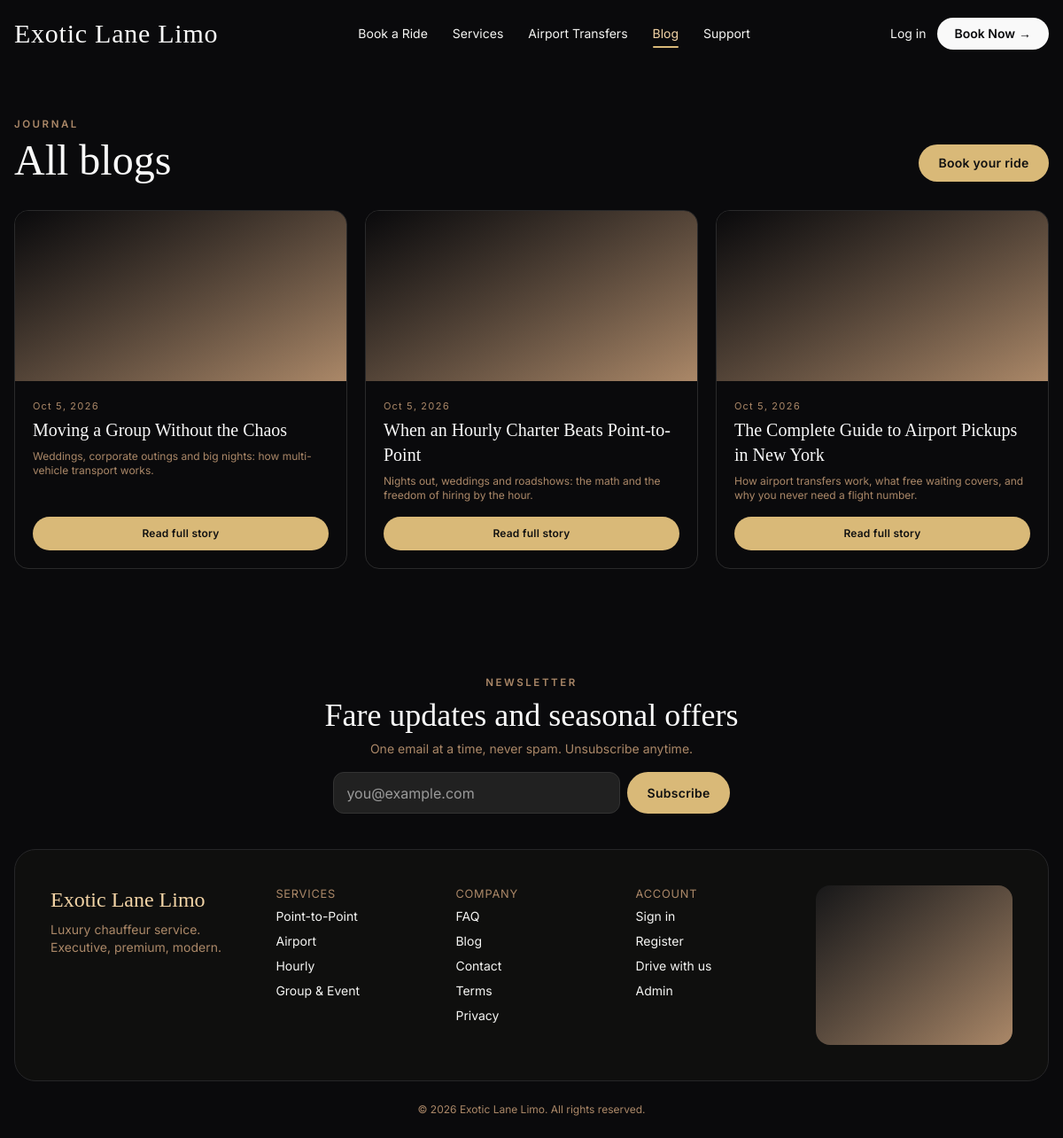
Page /services/blogs/index.php on the committed database.
### tables this page shows
CREATE TABLE IF NOT EXISTS blog_posts (
  id BIGINT UNSIGNED NOT NULL AUTO_INCREMENT PRIMARY KEY,
  slug VARCHAR(150) NOT NULL,
  title VARCHAR(190) NOT NULL,
  excerpt VARCHAR(255) NULL,
  body MEDIUMTEXT NULL,
  cover VARCHAR(255) NULL,
  meta_title VARCHAR(190) NULL,
  meta_description VARCHAR(255) NULL,
  meta_keywords VARCHAR(255) NULL,
  status ENUM('draft','published') NOT NULL DEFAULT 'draft',
  published_at DATETIME NULL,
  created_at DATETIME NOT NULL DEFAULT CURRENT_TIMESTAMP,
  updated_at DATETIME NOT NULL DEFAULT CURRENT_TIMESTAMP ON UPDATE CURRENT_TIMESTAMP,
  UNIQUE KEY uq_blog_slug (slug),
  KEY idx_blog_status (status, published_at)
);

### app/Helpers/functions.php (called while the page is built, shortened)
<?php
function url(string $path = ''): string
{
    return SITE_URL . '/' . ltrim($path, '/');
}
function asset(string $path): string
{
    return url('assets/' . ltrim($path, '/'));
}
function nav_active(string|array $paths, bool $underline = true): string
{
    $script = '/' . ltrim((string)($_SERVER['SCRIPT_NAME'] ?? ''), '/');
    foreach ((array)$paths as $p) {
        $p = '/' . ltrim((string)$p, '/');
        if ($script === $p || str_ends_with($script, $p)) {
            return $underline ? 'nav-active' : 'text-[#F3D4A6]';
        }
    }
    return '';
}
function e(mixed $v): string
{
    return htmlspecialchars((string)($v ?? ''), ENT_QUOTES | ENT_SUBSTITUTE, 'UTF-8');
}
function setting(PDO $pdo, string $key, mixed $default = null, bool $refresh = false): mixed
{
    static $cache = [];
    if (array_key_exists($key, $cache)) return $cache[$key];
    $st = $pdo->prepare('SELECT svalue FROM settings WHERE skey = ? LIMIT 1');
    $st->execute([$key]);
    $row = $st->fetch(PDO::FETCH_ASSOC);
    $cache[$key] = $row ? $row['svalue'] : $default;
    return $cache[$key];
}
function media_url(?string $value): string
{
    $v = trim((string)$value);
    if ($v === '') return '';
    return url($v);
}

### app/Helpers/seo.php (called while the page is built, shortened)
<?php
function seo_setting(PDO $pdo, string $key, string $default = ''): string
{
    try {
        $v = setting($pdo, $key, $default);
        return trim((string)$v);
    } catch (Throwable) {
        return $default;
    }
}
function seo_business_node(PDO $pdo): array
{
    $name = seo_setting($pdo, 'org_name', 'Exotic Lane Limo');
    $type = seo_setting($pdo, 'schema_type', 'LimousineService');
    $node = [
        '@type' => $type,
        'name' => $name,
        'url' => SITE_URL . '/',
    ];
    $desc = seo_setting($pdo, 'meta_description');
    if ($desc !== '') $node['description'] = $desc;
    $logo = seo_setting($pdo, 'site_logo');
    $currency = seo_setting($pdo, 'currency', 'USD');
    if ($currency !== '') $node['currenciesAccepted'] = $currency;
    return $node;
}

### app/Middleware/Auth.php (called while the page is built, shortened)
<?php
function current_user(string $role): ?array
{
    return $_SESSION['user'][$role] ?? null;
}

### services/blogs/index.php (the view, shortened to what this page needs)
<?php
$pdo = Database::pdo();
$posts = $pdo->query("SELECT slug, title, excerpt, cover, published_at FROM blog_posts WHERE status = 'published' ORDER BY published_at DESC, id DESC")->fetchAll();
?>
<div class="max-w-7xl mx-auto px-4 py-10 md:py-14">
  <p class="eyebrow">Journal</p>
  <div class="flex flex-wrap items-end justify-between gap-4 mt-2">
    <h1 class="font-display text-4xl md:text-5xl text-[#F9F9F9]">All blogs</h1>
    <a href="<?= url('services/booking.php') ?>" class="btn-gold rounded-full text-sm px-6 py-2.5">Book your ride</a>
  </div>
  <?php if (!$posts): ?>
    <p class="text-sm text-[#AB8868] mt-8">No stories yet — check back soon.</p>
  <?php else: ?>
  <div class="grid sm:grid-cols-2 lg:grid-cols-3 gap-5 mt-8">
    <?php foreach ($posts as $p): ?>
    <a href="<?= url('services/blogs/read.php?slug=' . urlencode($p['slug'])) ?>" class="group flex flex-col rounded-2xl overflow-hidden border border-[#2a2a2b] hover:border-[#C8A96B]">
      <div class="h-48 bg-gradient-to-br from-[#0A0A0C] to-[#AB8868] overflow-hidden">
      </div>
      <div class="p-5 flex flex-col flex-1">
        <p class="tabular text-[11px] tracking-widest text-[#AB8868]"><?= e(date('M j, Y', strtotime($p['published_at'] ?? $p['created_at'] ?? 'now'))) ?></p>
        <h2 class="font-display text-xl text-[#F9F9F9] mt-1"><?= e($p['title']) ?></h2>
        <?php if (!empty($p['excerpt'])): ?><p class="text-xs text-[#AB8868] mt-2 flex-1"><?= e($p['excerpt']) ?></p><?php endif; ?>
        <span class="mt-4 inline-block text-center btn-gold rounded-full text-xs font-semibold px-5 py-2.5">Read full story</span>
      </div>
    </a>
    <?php endforeach; ?>
  </div>
  <?php endif; ?>
</div>
<?php
$content = ob_get_clean();
$headerVariant = 'index';
require APP_ROOT . '/views/layouts/public.php';

### views/layouts/public.php (shortened to what this page needs)
<?php
$pdo = isset($pdo) ? $pdo : null;
try { $pdo = $pdo ?? Database::pdo(); } catch (Throwable) { $pdo = null; }
$siteTitle = 'Exotic Lane Limo';
$metaDescription = 'Premium chauffeur, airport and hourly limo service.';
$logo = '';
if ($pdo) {
    try {
        $siteTitle = (string)(setting($pdo, 'site_title', $siteTitle));
        $metaDescription = (string)(setting($pdo, 'meta_description', $metaDescription));
        $logo = media_url(setting($pdo, 'site_logo', ''));
    } catch (Throwable) {}
}
?>
<?php
$seo = is_array($seo ?? null) ? $seo : [];
$seoKeywords = trim((string)($seo['keywords'] ?? $metaKeywords ?? ''));
if ($seoKeywords === '') $seoKeywords = (string)setting($pdo, 'meta_keywords', '');
$seoOgImage = media_url($seo['og_image'] ?? '') ?: media_url(setting($pdo, 'og_image', ''));
$siteName = (string)setting($pdo, 'org_name', 'Exotic Lane Limo');
try { $favicon = media_url(setting($pdo, 'favicon', '')); } catch (Throwable) {}
?>
<!DOCTYPE html>
<html lang="en">
<head>
<?php if ($pdo) { try {
    $gsc = setting($pdo, 'gsc_verification', '');
    $ga = setting($pdo, 'ga_id', '');
} catch (Throwable) {} } ?>
<script src="https://cdn.jsdelivr.net/npm/@tailwindcss/browser@4"></script>
<link rel="stylesheet" href="<?= asset('css/app.css?v=20260924g') ?>">
</head>
<body class="font-ui no-overflow">
<?php if (empty($hideHeader)): ?>
<?php if (($headerVariant ?? 'default') === 'index'): ?>
<header class="bg-[#0A0A0C]" x-data="{menu:false}">
  <div class="max-w-7xl mx-auto px-4 flex items-center justify-between py-5">
    <a href="<?= url('index.php') ?>" class="flex items-center gap-3"><?php if ($logo !== ''): ?><img src="<?= e($logo) ?>" alt="Exotic Lane Limo" class="h-8 md:h-9" decoding="async" onerror="this.remove()"><?php else: ?><span class="font-display text-2xl md:text-3xl tracking-wide text-[#F9F9F9]">Exotic Lane Limo</span><?php endif; ?></a>
    <nav class="hidden md:flex items-center gap-7 text-sm text-[#F5F5F3]" aria-label="Primary">
      <a href="<?= url('services/booking.php') ?>" class="hover:text-[#F3D4A6] <?= nav_active('services/booking.php') ?>">Book a Ride</a>
      <a href="<?= url('services/index.php') ?>" class="hover:text-[#F3D4A6] <?= nav_active('services/index.php') ?>">Services</a>
      <a href="<?= url('services/airport.php') ?>" class="hover:text-[#F3D4A6] <?= nav_active('services/airport.php') ?>">Airport Transfers</a>
      <a href="<?= url('services/blogs/index.php') ?>" class="hover:text-[#F3D4A6] <?= nav_active(['services/blogs/index.php', 'services/blogs/read.php']) ?>">Blog</a>
      <a href="<?= url('legal/contact.php') ?>" class="hover:text-[#F3D4A6] <?= nav_active(['legal/contact.php', 'legal/faq.php']) ?>">Support</a>
    </nav>
    <div class="flex items-center gap-3">
      <?php if (current_user('customer')): ?>
        <a href="<?= url('account/index.php') ?>" class="hidden md:inline-block text-sm hover:text-[#F3D4A6]">My Account</a>
      <?php else: ?>
        <a href="<?= url('auth/login.php') ?>" class="hidden md:inline-block text-sm hover:text-[#F3D4A6]">Log in</a>
      <?php endif; ?>
      <a href="<?= url('services/booking.php') ?>" class="hidden md:inline-flex items-center gap-1 bg-[#F9F9F9] text-[#0A0A0C] text-sm font-semibold px-5 py-2 rounded-full">Book Now <span aria-hidden="true">&rarr;</span></a>
    </div>
  </div>
</header>
<?php endif; ?>
<?php endif; ?>
<main><?= $content ?></main>
<div class="max-w-3xl mx-auto px-4 mt-16 text-center">
  <p class="eyebrow">Newsletter</p>
  <h2 class="font-display text-3xl md:text-4xl text-[#F9F9F9] mt-2">Fare updates and seasonal offers</h2>
  <p class="text-sm text-[#AB8868] mt-2">One email at a time, never spam. Unsubscribe anytime.</p>
  <form method="post" class="mt-4 flex flex-col sm:flex-row gap-2 max-w-md mx-auto"><?= csrf_field() ?>
    <input type="email" name="newsletter_email" required placeholder="you@example.com" aria-label="Email for newsletter" class="input rounded-full flex-1">
    <button class="btn-gold rounded-full text-sm font-semibold px-6 py-3 shrink-0">Subscribe</button>
  </form>
</div>
<footer class="max-w-7xl mx-auto px-4 mt-10">
  <div class="bg-[#0F0F0E] border border-[#262628] rounded-3xl p-6 md:p-10 grid gap-8 md:grid-cols-2 lg:grid-cols-[1.3fr_1fr_1fr_1fr_1.3fr]">
    <div>
      <p class="font-display text-2xl text-[#F3D4A6]">Exotic Lane Limo</p>
      <p class="text-sm text-[#AB8868] mt-2">Luxury chauffeur service. Executive, premium, modern.</p>
    </div>
    <nav aria-label="Services">
      <h3 class="label">Services</h3>
      <ul class="space-y-2 text-sm"><li><a href="<?= url('services/point-to-point.php') ?>">Point-to-Point</a></li><li><a href="<?= url('services/airport.php') ?>">Airport</a></li><li><a href="<?= url('services/hourly.php') ?>">Hourly</a></li><li><a href="<?= url('services/group-event.php') ?>">Group &amp; Event</a></li></ul>
    </nav>
    <nav aria-label="Company">
      <h3 class="label">Company</h3>
      <ul class="space-y-2 text-sm"><li><a href="<?= url('legal/faq.php') ?>">FAQ</a></li><li><a href="<?= url('services/blogs/index.php') ?>">Blog</a></li><li><a href="<?= url('legal/contact.php') ?>">Contact</a></li><li><a href="<?= url('legal/terms.php') ?>">Terms</a></li><li><a href="<?= url('legal/privacy.php') ?>">Privacy</a></li></ul>
    </nav>
    <nav aria-label="Account">
      <h3 class="label">Account</h3>
      <ul class="space-y-2 text-sm"><li><a href="<?= url('auth/login.php') ?>">Sign in</a></li><li><a href="<?= url('auth/register.php') ?>">Register</a></li><li><a href="<?= url('driver/index.php') ?>">Drive with us</a></li><li><a href="<?= url('admin/index.php') ?>">Admin</a></li></ul>
    </nav>
    <div class="rounded-2xl overflow-hidden bg-gradient-to-br from-[#181819] to-[#AB8868] min-h-[180px] relative">
    </div>
  </div>
  <div class="py-6 text-center text-xs text-[#AB8868]">&copy; <?= date('Y') ?> Exotic Lane Limo. All rights reserved.</div>
</footer>
</body>
</html>

### assets/css/app.css (style rules this page uses)
:root { --black:#0A0A0C; --deep:#0F0F0E; --charcoal:#181819; --input:#212121; --champagne:#F3D4A6; --champagne-lt:#F7E2BF; --gold:#D9B978; --gold-mute:#C8A96B; --tan:#AB8868; --ivory:#F9F9F9; --soft:#F5F5F3; --border:#E5E5E3; --cta:#F9F9F9; --cta-h:#F3D4A6; --err:#A3322F; --err-deep:#8E2B29; }
html { scroll-behavior:smooth }
body { background:var(--black);color:var(--soft); }
.font-display { font-family:"Cormorant Garamond",Georgia,serif }
.font-ui { font-family:Inter,system-ui,sans-serif }
.btn-gold { background:var(--gold);color:#111;padding:.7rem 1.4rem;font-weight:600;letter-spacing:.02em }
.input { background:var(--input);border:1px solid #333;color:var(--soft);padding:.65rem .9rem;width:100%;color-scheme:dark;border-radius:12px }
.input::placeholder,textarea.input::placeholder { color:#9a9a9a;opacity:1 }
.label { display:block;font-size:.8rem;letter-spacing:.06em;text-transform:uppercase;color:var(--tan);margin-bottom:.35rem }
.nav-active { color:var(--champagne) !important;position:relative }
.nav-active::after { content:'';position:absolute;left:0;right:0;bottom:-6px;height:2px;background:var(--gold);border-radius:2px }
.eyebrow { font-size:.72rem;letter-spacing:.22em;text-transform:uppercase;color:var(--tan);font-weight:600 }
.tabular { font-variant-numeric:tabular-nums }

### rows in the picture
blog_posts: published_at "Oct 5, 2026", title "Moving a Group Without the Chaos", excerpt "Weddings, corporate outings and big nights: how multi-vehicle transport works."
blog_posts: published_at "Oct 5, 2026", title "When an Hourly Charter Beats Point-to-Point", excerpt "Nights out, weddings and roadshows: the math and the freedom of hiring by the hour."
blog_posts: published_at "Oct 5, 2026", title "The Complete Guide to Airport Pickups in New York", excerpt "How airport transfers work, what free waiting covers, and why you never need a flight number."
